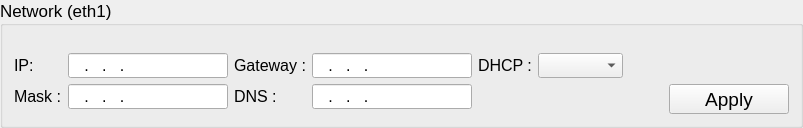
                 <widget class="QGroupBox" name="network_2">
                  <property name="font">
                   <font>
                    <pointsize>13</pointsize>
                   </font>
                  </property>
                  <property name="title">
                   <string>Network (eth1)</string>
                  </property>
                  <layout class="QGridLayout" name="gridLayout_6">
                   <property name="topMargin">
                    <number>27</number>
                   </property>
                   <item row="0" column="0" rowspan="2">
                    <layout class="QFormLayout" name="formLayout_15">
                     <property name="labelAlignment">
                      <set>Qt::AlignLeading|Qt::AlignLeft|Qt::AlignVCenter</set>
                     </property>
                     <item row="0" column="0">
                      <widget class="QLabel" name="label_27">
                       <property name="font">
                        <font>
                         <pointsize>12</pointsize>
                        </font>
                       </property>
                       <property name="text">
                        <string>IP:</string>
                       </property>
                      </widget>
                     </item>
                     <item row="0" column="1">
                      <widget class="QLineEdit" name="ip_2">
                       <property name="sizePolicy">
                        <sizepolicy hsizetype="Minimum" vsizetype="Fixed">
                         <horstretch>0</horstretch>
                         <verstretch>0</verstretch>
                        </sizepolicy>
                       </property>
                       <property name="minimumSize">
                        <size>
                         <width>160</width>
                         <height>25</height>
                        </size>
                       </property>
                       <property name="maximumSize">
                        <size>
                         <width>200</width>
                         <height>25</height>
                        </size>
                       </property>
                       <property name="font">
                        <font>
                         <pointsize>12</pointsize>
                        </font>
                       </property>
                       <property name="inputMethodHints">
                        <set>Qt::ImhFormattedNumbersOnly</set>
                       </property>
                       <property name="inputMask">
                        <string notr="true">999.999.999.999; </string>
                       </property>
                       <property name="maxLength">
                        <number>15</number>
                       </property>
                       <property name="alignment">
                        <set>Qt::AlignLeading|Qt::AlignLeft|Qt::AlignVCenter</set>
                       </property>
                      </widget>
                     </item>
                     <item row="1" column="0">
                      <widget class="QLabel" name="label_29">
                       <property name="font">
                        <font>
                         <pointsize>12</pointsize>
                        </font>
                       </property>
                       <property name="text">
                        <string>Mask :</string>
                       </property>
                      </widget>
                     </item>
                     <item row="1" column="1">
                      <widget class="QLineEdit" name="mask_2">
                       <property name="sizePolicy">
                        <sizepolicy hsizetype="Minimum" vsizetype="Fixed">
                         <horstretch>0</horstretch>
                         <verstretch>0</verstretch>
                        </sizepolicy>
                       </property>
                       <property name="minimumSize">
                        <size>
                         <width>160</width>
                         <height>25</height>
                        </size>
                       </property>
                       <property name="maximumSize">
                        <size>
                         <width>200</width>
                         <height>25</height>
                        </size>
                       </property>
                       <property name="font">
                        <font>
                         <pointsize>12</pointsize>
                        </font>
                       </property>
                       <property name="inputMethodHints">
                        <set>Qt::ImhFormattedNumbersOnly</set>
                       </property>
                       <property name="inputMask">
                        <string notr="true">999.999.999.999; </string>
                       </property>
                       <property name="maxLength">
                        <number>15</number>
                       </property>
                       <property name="alignment">
                        <set>Qt::AlignLeading|Qt::AlignLeft|Qt::AlignVCenter</set>
                       </property>
                      </widget>
                     </item>
                    </layout>
                   </item>
                   <item row="0" column="1" rowspan="2">
                    <layout class="QFormLayout" name="formLayout_17">
                     <property name="labelAlignment">
                      <set>Qt::AlignLeading|Qt::AlignLeft|Qt::AlignVCenter</set>
                     </property>
                     <item row="0" column="0">
                      <widget class="QLabel" name="label_32">
                       <property name="font">
                        <font>
                         <pointsize>12</pointsize>
                        </font>
                       </property>
                       <property name="text">
                        <string>Gateway :</string>
                       </property>
                      </widget>
                     </item>
                     <item row="0" column="1">
                      <widget class="QLineEdit" name="gateway_2">
                       <property name="sizePolicy">
                        <sizepolicy hsizetype="Minimum" vsizetype="Fixed">
                         <horstretch>0</horstretch>
                         <verstretch>0</verstretch>
                        </sizepolicy>
                       </property>
                       <property name="minimumSize">
                        <size>
                         <width>160</width>
                         <height>25</height>
                        </size>
                       </property>
                       <property name="maximumSize">
                        <size>
                         <width>200</width>
                         <height>25</height>
                        </size>
                       </property>
                       <property name="font">
                        <font>
                         <pointsize>12</pointsize>
                        </font>
                       </property>
                       <property name="inputMethodHints">
                        <set>Qt::ImhFormattedNumbersOnly</set>
                       </property>
                       <property name="inputMask">
                        <string notr="true">999.999.999.999; </string>
                       </property>
                       <property name="maxLength">
                        <number>15</number>
                       </property>
                       <property name="alignment">
                        <set>Qt::AlignLeading|Qt::AlignLeft|Qt::AlignVCenter</set>
                       </property>
                      </widget>
                     </item>
                     <item row="1" column="0">
                      <widget class="QLabel" name="label_33">
                       <property name="font">
                        <font>
                         <pointsize>12</pointsize>
                        </font>
                       </property>
                       <property name="text">
                        <string>DNS :</string>
                       </property>
                      </widget>
                     </item>
                     <item row="1" column="1">
                      <widget class="QLineEdit" name="dns_2">
                       <property name="sizePolicy">
                        <sizepolicy hsizetype="Minimum" vsizetype="Fixed">
                         <horstretch>0</horstretch>
                         <verstretch>0</verstretch>
                        </sizepolicy>
                       </property>
                       <property name="minimumSize">
                        <size>
                         <width>160</width>
                         <height>25</height>
                        </size>
                       </property>
                       <property name="maximumSize">
                        <size>
                         <width>200</width>
                         <height>25</height>
                        </size>
                       </property>
                       <property name="font">
                        <font>
                         <pointsize>12</pointsize>
                        </font>
                       </property>
                       <property name="inputMethodHints">
                        <set>Qt::ImhNone</set>
                       </property>
                       <property name="inputMask">
                        <string notr="true">999.999.999.999; </string>
                       </property>
                       <property name="maxLength">
                        <number>15</number>
                       </property>
                       <property name="alignment">
                        <set>Qt::AlignLeading|Qt::AlignLeft|Qt::AlignVCenter</set>
                       </property>
                      </widget>
                     </item>
                    </layout>
                   </item>
                   <item row="0" column="2">
                    <layout class="QFormLayout" name="formLayout_20">
                     <property name="fieldGrowthPolicy">
                      <enum>QFormLayout::AllNonFixedFieldsGrow</enum>
                     </property>
                     <property name="labelAlignment">
                      <set>Qt::AlignLeading|Qt::AlignLeft|Qt::AlignVCenter</set>
                     </property>
                     <item row="0" column="0">
                      <widget class="QLabel" name="label_35">
                       <property name="font">
                        <font>
                         <pointsize>12</pointsize>
                        </font>
                       </property>
                       <property name="text">
                        <string>DHCP :</string>
                       </property>
                      </widget>
                     </item>
                     <item row="0" column="1">
                      <widget class="QComboBox" name="isDHCP_2">
                       <property name="minimumSize">
                        <size>
                         <width>85</width>
                         <height>25</height>
                        </size>
                       </property>
                       <property name="maximumSize">
                        <size>
                         <width>85</width>
                         <height>25</height>
                        </size>
                       </property>
                       <property name="font">
                        <font>
                         <pointsize>12</pointsize>
                        </font>
                       </property>
                       <property name="currentIndex">
                        <number>-1</number>
                       </property>
                       <property name="maxVisibleItems">
                        <number>5</number>
                       </property>
                       <property name="maxCount">
                        <number>5</number>
                       </property>
                      </widget>
                     </item>
                    </layout>
                   </item>
                   <item row="0" column="4">
                    <widget class="EasterEggLabel" name="easterEggLabelMaintenance_2"/>
                   </item>
                   <item row="1" column="2">
                    <widget class="EasterEggLabel" name="easterEggLabel_2"/>
                   </item>
                   <item row="1" column="3">
                    <spacer name="horizontalSpacer_34">
                     <property name="orientation">
                      <enum>Qt::Horizontal</enum>
                     </property>
                     <property name="sizeHint" stdset="0">
                      <size>
                       <width>40</width>
                       <height>20</height>
                      </size>
                     </property>
                    </spacer>
                   </item>
                   <item row="1" column="4">
                    <widget class="QPushButton" name="apply2_2">
                     <property name="minimumSize">
                      <size>
                       <width>120</width>
                       <height>25</height>
                      </size>
                     </property>
                     <property name="maximumSize">
                      <size>
                       <width>16777215</width>
                       <height>30</height>
                      </size>
                     </property>
                     <property name="font">
                      <font>
                       <pointsize>14</pointsize>
                       <weight>50</weight>
                       <bold>false</bold>
                       <underline>false</underline>
                      </font>
                     </property>
                     <property name="text">
                      <string>Apply</string>
                     </property>
                     <property name="icon">
                      <iconset resource="res.qrc">
                       <normaloff>:/image/dialog_apply_32px_1173780_easyicon.net.png</normaloff>:/image/dialog_apply_32px_1173780_easyicon.net.png</iconset>
                     </property>
                     <property name="iconSize">
                      <size>
                       <width>24</width>
                       <height>24</height>
                      </size>
                     </property>
                     <property name="flat">
                      <bool>false</bool>
                     </property>
                    </widget>
                   </item>
                  </layout>
                 </widget>
